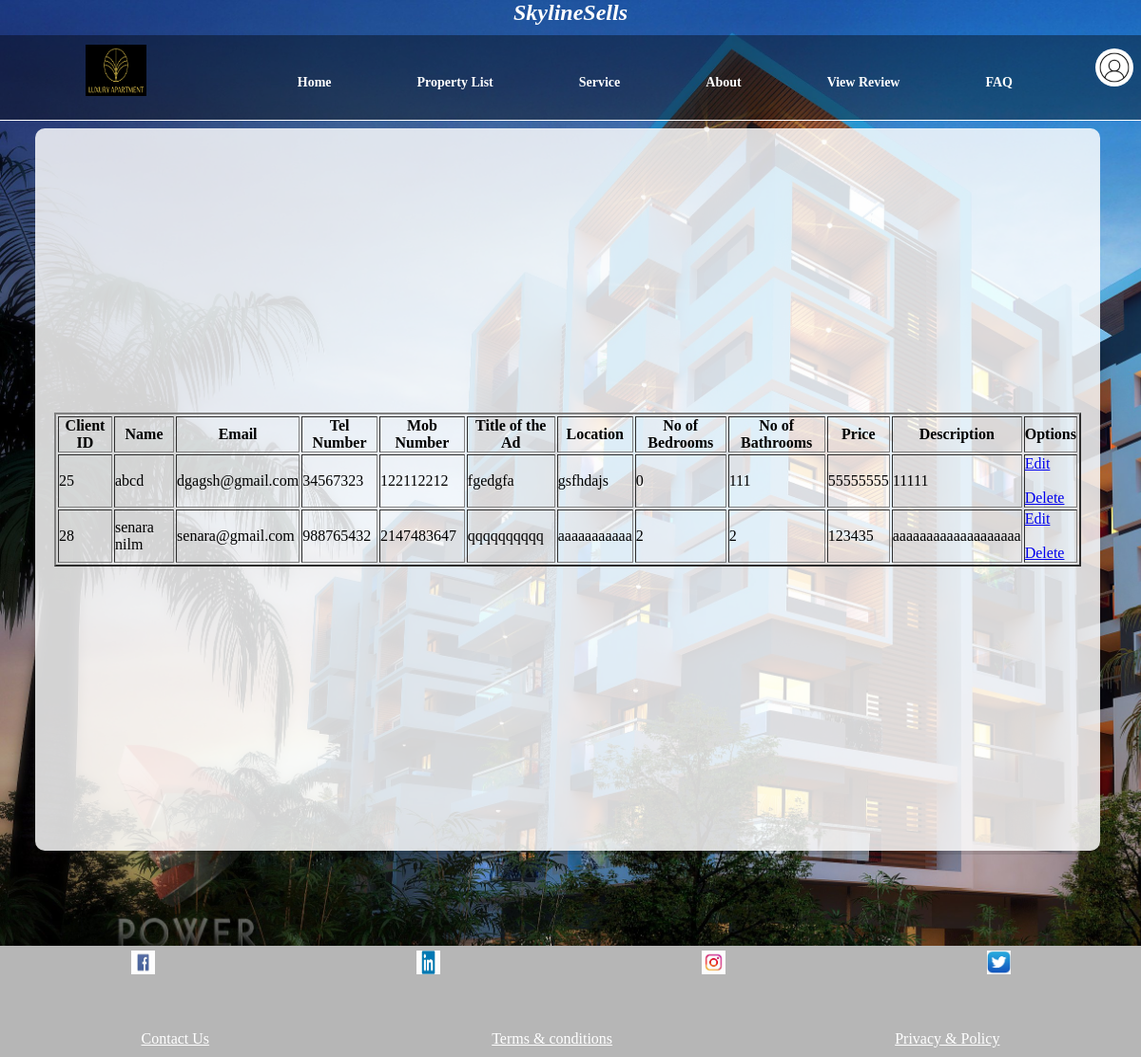
Page /postread.php on the committed database.
### tables this page shows
CREATE TABLE `advertisement` (
  `Client ID` int(10) NOT NULL,
  `Name` varchar(11) NOT NULL,
  `Email` varchar(25) NOT NULL,
  `Tel Number` int(10) NOT NULL,
  `Mob Number` int(10) NOT NULL,
  `Title of the Ad` varchar(50) NOT NULL,
  `Location` varchar(20) NOT NULL,
  `No of Bedrooms` int(2) NOT NULL,
  `No of Bathrooms` int(2) NOT NULL,
  `Price` int(10) NOT NULL,
  `Description` varchar(100) NOT NULL
);

### postread.php (the view, shortened to what this page needs)
<!DOCTYPE html>
<html>
<head>
    <link rel="stylesheet" href="styles/styles.css">
    <link rel="stylesheet" href="styles/styles2.css">
</head>
<body>
    <h2><em>SkylineSells</em></h2>
    <div class="profile">
        <img src="images/user-profile-icon.jpg" alt="User profile" class="profile-icon" onclick="toggleMenu()">
    </div>
    <nav>
        <img class="logo" src="images/apartmentlogo.png" alt="Apartment" LOGO>
        <ul class="menu">
            <li><a href="Home.php">Home</a></li>
            <li><a href="readPropertyList.php">Property List</a></li>
            <li><a href="Service.php">Service</a></li>
            <li><a href="aboutus.php">About</a></li>
            <li> <a href = "reviews.php">View Review </a> </li>
            <li> <a href = "maincomment.php"> FAQ </a> </li>
        </ul>
    </nav>
    <br>
    <?php
    require 'config.php';
    echo '<div class="container" style="width:90%; height: 20px; background-color: #ffffffd3; padding:20px;border-radius:10px; box-shadow: 0 4px rgba(0,0,0,0.1);margin: 20 px auto;margin-left:37px;">';
    $sql2 = "SELECT * FROM advertisement";
    $result = $con->query($sql2);
    if ($result->num_rows > 0) {
        echo "<table border=2 width='5000px'>";
        echo "<tr>";
        echo "<th>Client ID</th>";
        echo "<th>Name</th>";
        echo "<th>Email</th>";
        echo "<th>Tel Number</th>";
        echo "<th>Mob Number</th>";
        echo "<th>Title of the Ad</th>";
        echo "<th>Location</th>";
        echo "<th>No of Bedrooms</th>";
        echo "<th>No of Bathrooms</th>";
        echo "<th>Price</th>";
        echo "<th>Description</th>";
        echo "<th>Options</th>";
        echo "</tr>";
        while ($row = $result->fetch_assoc()) {
            echo "<tr>";
            echo "<td>" . htmlspecialchars($row['Client ID']) . "</td>";
            echo "<td>" . htmlspecialchars($row['Name']) . "</td>";
            echo "<td>" . htmlspecialchars($row['Email']) . "</td>";
            echo "<td>" . htmlspecialchars($row['Tel Number']) . "</td>";
            echo "<td>" . htmlspecialchars($row['Mob Number']) . "</td>";
            echo "<td>" . htmlspecialchars($row['Title of the Ad']) . "</td>";
            echo "<td>" . htmlspecialchars($row['Location']) . "</td>";
            echo "<td>" . htmlspecialchars($row['No of Bedrooms']) . "</td>";
            echo "<td>" . htmlspecialchars($row['No of Bathrooms']) . "</td>";
            echo "<td>" . htmlspecialchars($row['Price']) . "</td>";
            echo "<td>" . htmlspecialchars($row['Description']) . "</td>";
            echo "<td><a href='postupdate.php?id=" . $row['Client ID'] . "' class='button'>Edit</a><br><br>";
            echo "<a href='postdelete.php?id=" . $row['Client ID'] . "' class='button'>Delete</a></td>";
            echo "</tr>";
        }
        echo "</table>";
    } else {
        echo "No Results";
    }
    echo "</div>";
    ?>
    <footer>
<div class="icons">
   <img class="icon" src ="images/facebook.jpg" alt="facebook logo">
   <img class="icon" src ="images/linkedIn.jpg" alt="linkedln logo">
   <img class="icon" src ="images/instagram.jpg" alt="instagram logo">
   <img class="icon" src ="images/twitter.png" alt="twitter logo">
</div>
 <br><br><br>
<div class="footer-details">
 <a href="contactus.php" class="footer-details">Contact Us</a>
 <a href="terms&condition.php" class="footer-details">Terms & conditions</a>
 <a href="privacy&policy.php" class="footer-details">Privacy & Policy</a>
 </div>
</footer>
</body>
</html>

### styles/styles.css (style rules this page uses)
* { margin:0; padding:0; }
body { background-image:url("../images/background2.jpg"); background-size:cover; background-repeat:no-repeat; }
h2 { font-weight:bold; color:white; text-align:center; }
.profile { margin-left: 96%; position: absolute; display: inline-block; z-index: 1; margin-top: 2%; }
.profile-icon { width: 40px; height: 40px; border-radius:25px; cursor: pointer; }
nav { position:relative; top:10px; left:0; width:100%; height:90px; padding:10px 90px; box-sizing:border-box; background:rgba(0,0,0,0.4); border-bottom:1px solid #fff; }
nav ul { list-style-type:none; display:flex; float:right; }
nav ul li a { line-height:80px; color:#fff; padding:12px 30px; text-decoration:none; font-size:14px; font-weight:bold; margin-left:15px; margin-right:15px; }
.logo { height:50px; width:60px; border:2px solid black; background-color:black; }
.icons { display:flex; justify-content:space-around; }
.icon { display:inline-block; height:25px; width:25px; margin:5px; }
div.footer-details { display:flex; justify-content:space-around; }
a.footer-details { display:inline-block; color:white; margin-bottom:10px; }
footer { background-color:lightgray; }
div.container { display:flex; justify-content:center; align-items:center; min-height:90vh; margin-bottom: 100px; }

### styles/styles2.css (style rules this page uses)
* { margin:0; padding:0; }
body { background-image:url("../images/background2.jpg"); background-size:cover; background-repeat:no-repeat; }
h2 { font-weight:bold; color:white; text-align:center; }
.profile { margin-left: 96%; position: absolute; display: inline-block; z-index: 1; margin-top: 2%; }
.profile-icon { width: 40px; height: 40px; border-radius:25px; cursor: pointer; }
nav { position:relative; top:10px; left:0; width:100%; height:90px; padding:10px 90px; box-sizing:border-box; background:rgba(0,0,0,0.4); border-bottom:1px solid #fff; }
nav ul { list-style-type:none; display:flex; float:right; }
nav ul li a { line-height:80px; color:#fff; padding:12px 30px; text-decoration:none; font-size:14px; font-weight:bold; margin-left:15px; margin-right:15px; }
.logo { height:50px; width:60px; border:2px solid black; background-color:black; }
.icons { display:flex; justify-content:space-around; }
.icon { display:inline-block; height:25px; width:25px; margin:5px; }
div.footer-details { display:flex; justify-content:space-around; }
a.footer-details { display:inline-block; color:white; margin-bottom:10px; }
footer { background-color:rgb(182, 182, 182); }
div.container { display:flex; justify-content:center; align-items:center; min-height:90vh; margin-bottom: 100px; }

### rows in the picture
advertisement: Client ID "25", Name "abcd", Email "dgagsh@gmail.com", Tel Number "34567323", Mob Number "122112212", Title of the Ad "fgedgfa", Location "gsfhdajs", No of Bedrooms "0", No of Bathrooms "111", Price "55555555", Description "11111"
advertisement: Client ID "28", Name "senara nilm", Email "senara@gmail.com", Tel Number "988765432", Mob Number "2147483647", Title of the Ad "qqqqqqqqqq", Location "aaaaaaaaaaa", No of Bedrooms "2", No of Bathrooms "2", Price "123435", Description "aaaaaaaaaaaaaaaaaaa"
